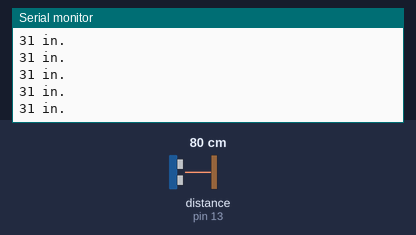
Recording of a sketch running on a simulated Arduino Uno, built with avr-gcc and run on an emulated ATmega328P. Parts: the last lines printed to the serial monitor. Inputs (shaded band) come from the test bench; at power-on: distance to the obstacle (sensor on pin 13) 80 cm.

Above: at 1.2 s.
1.3 s: distance to the obstacle (sensor on pin 13) set to 2 cm
At 1.34 s:
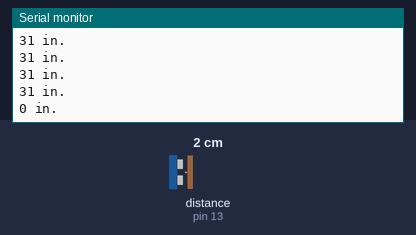
2.8 s: distance to the obstacle (sensor on pin 13) set to 4 cm
At 2.82 s:
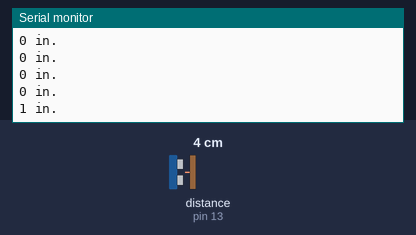
Timing chart, 0 to 5.8 s (numbered marks = the images above; inputs shaded):
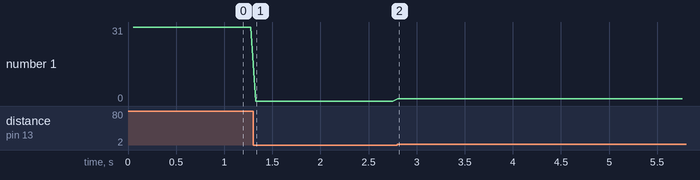

Measured:
- after the input at 1.3 s, the serial monitor: prints a new line at once (image 1)
- after the input at 2.8 s, the serial monitor: prints a new line at once (image 2)
- plotted number 1: 31 → 0 after the input at 1.3 s, 0 → 1 after the input at 2.8 s

The sketch:

sketch_apr24a.ino
```cpp
#include <NewPing.h>


//Tell the Arduino where the sensor is hooked up
NewPing sonar(12, 13);

long inches;

void setup() {
  //Activate the serial monitor so you can see the output of the sensor
  Serial.begin(9600);
}

void loop() {
  delay(50);
  //Ping the sensor to determine distance in inches
  inches = sonar.ping_in();
  //Print the distance in inches to the serial monitor
  Serial.print(inches);
  Serial.print(" in.");
  Serial.print("\n");

}
```
